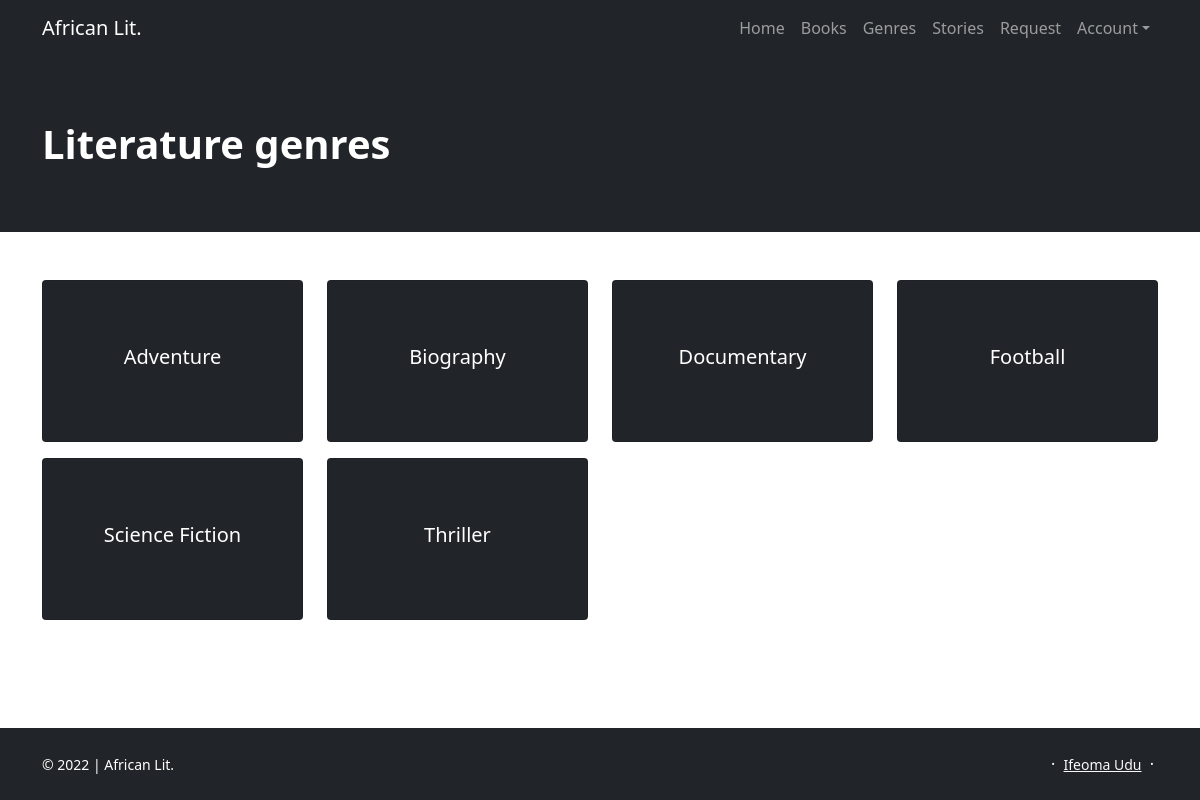
/genres/, run on an earlier commit of the app's database.
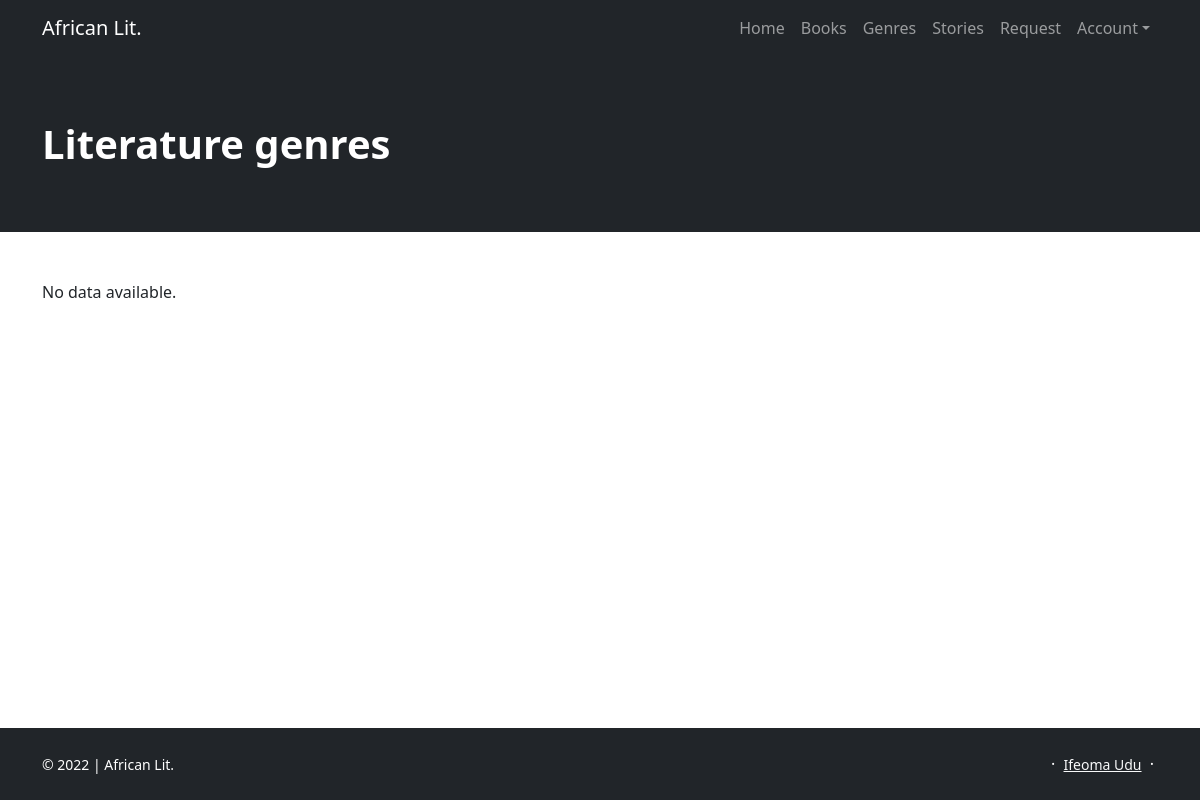
And on a later commit of the database.
### book/models.py (models this page shows, shortened)
class Genre(models.Model):
    name = models.CharField(max_length=50)
    slug = models.CharField(max_length=50)
    class Meta:
        ordering = ['name']
    def get_absolute_url(self):
        return reverse('genre_detail',
                       kwargs={'slug': self.slug})

### django_books/views.py (the view)
# urls.py: path('genres/', views.genres, name='genres'),
def genres(request):
    genres = Genre.objects.all()
    genres = mk_paginator(request, genres, 12)
    return render(request, 'genres.html', {'genres': genres})

### django_books/utils.py (called while the page is built)
def mk_paginator(request, items, num_items):
    paginator = Paginator(items, num_items)
    page = request.GET.get('page', 1)
    try:
        items = paginator.page(page)
    except PageNotAnInteger:
        items = paginator.page(1)
    except EmptyPage:
        items = paginator.page(paginator.num_pages)
    return items

### templates/genres.html (shortened to what this page needs)
{% extends "base.html" %}
{% block content %}
<header class="bg-dark py-3">
    <div class="container">
        <div class="row">
            <div class="col-9">
                <div class="my-5">
                    <h1 class="fw-bolder text-white">Literature genres</h1>
                </div>
            </div>
        </div>
    </div>
</header>
<section class="container my-5">
    <div class="row gy-3">
        {% for genre in genres %}
        <div class="col-lg-3">
            {% include '_genre_list.html' %}
            </div>
        {% empty %}
            <p>No data available.</p>
        {% endfor %}
    </div>
</section>
{% endblock %}

### templates/_genre_list.html
<div class="card py-3 bg-dark">
    <a href="{{ genre.get_absolute_url }}" class="text-decoration-none">
        <div class="card-body py-5">
            <h5 class="text-center text-white text-center">{{ genre.name }}</h5>
        </div>
    </a>
</div>

What changed in the data, as far as the page shows it:
removed Genre: name "Adventure"
removed Genre: name "Biography"
removed Genre: name "Documentary"
removed Genre: name "Football"
removed Genre: name "Science Fiction"
removed Genre: name "Thriller"
Also different on the page:
text now shown: "No data available."
